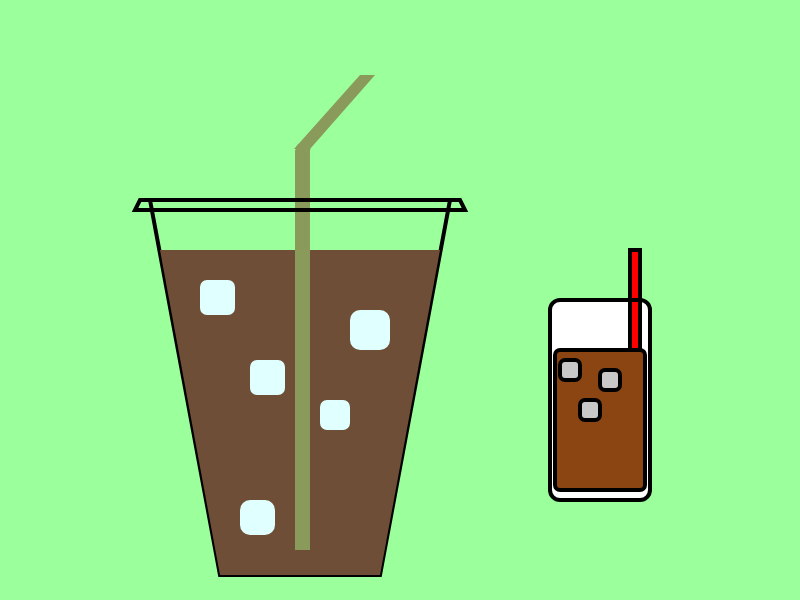
Frame 1 (no input)
Frame 60 (no input): identical to frame 1, image omitted
Frame 120 (the mouse pressed at the canvas centre since frame 60): identical to frame 1, image omitted

The p5.js sketch that drew this single still picture (run headless with seeded random() and noise() and a simulated clock; from frame 60 on, the mouse is pressed at the canvas centre):

// p5.js sketch
// ── sketch.js
function setup() {
  createCanvas(800, 600);
}

//MY SKETCH
function draw() {
  background(155, 255, 155);

  //Drawing the cup
  stroke(0);
  strokeWeight(4);
  fill(255,0,0,0);
  quad(150,200, 450,200, 380,575, 220,575);
  //Drawing the Coffee
  noStroke();
  fill(111,78,55);
  quad(160,250, 440,250, 380,575, 220,575);
  //Drawing the ice
  fill(224, 255, 255)
  rect(350, 310, 40, 40, 10);
  rect(240, 500, 35, 35, 10);
  rect(320, 400, 30, 30, 7);
  rect(200, 280, 35, 35, 7);
  rect(250, 360, 35, 35, 7);
  //Drawing the straw
  fill(138,154,91);
  rect(295, 150, 15, 400);
  arc(303, 150, 15, 15, PI, TWO_PI);
  quad(294,149, 310,149, 375,75, 360,75);
  //Drawing the lid
  stroke(0);
  strokeWeight(4);
  fill(255,0,0,0);
  quad(140,200, 460,200, 465,210, 135,210);
  //TADA You have an Iced Coffee

//ChatGPT SKETCH
  // Draw glass
  push();
  translate(400,200);
  fill(255); // White color for glass
  rect(150, 100, 100, 200, 10); // Rounded rectangle for the glass

  // Draw coffee
  fill(139, 69, 19); // Coffee color (brown)
  rect(155, 150, 90, 140, 5); // Slightly smaller than the glass to create a border effect

  // Draw ice cubes
  fill(200); // Light gray for ice cubes
  rect(160, 160, 20, 20, 5); // Ice cube 1
  rect(200, 170, 20, 20, 5); // Ice cube 2
  rect(180, 200, 20, 20, 5); // Ice cube 3

  // Draw straw
  fill(255, 0, 0); // Red color for straw
  rect(230, 50, 10, 80); // Straw outside the glass
  rect(230, 100, 10, 50); // Straw inside the glass
  pop();
}
